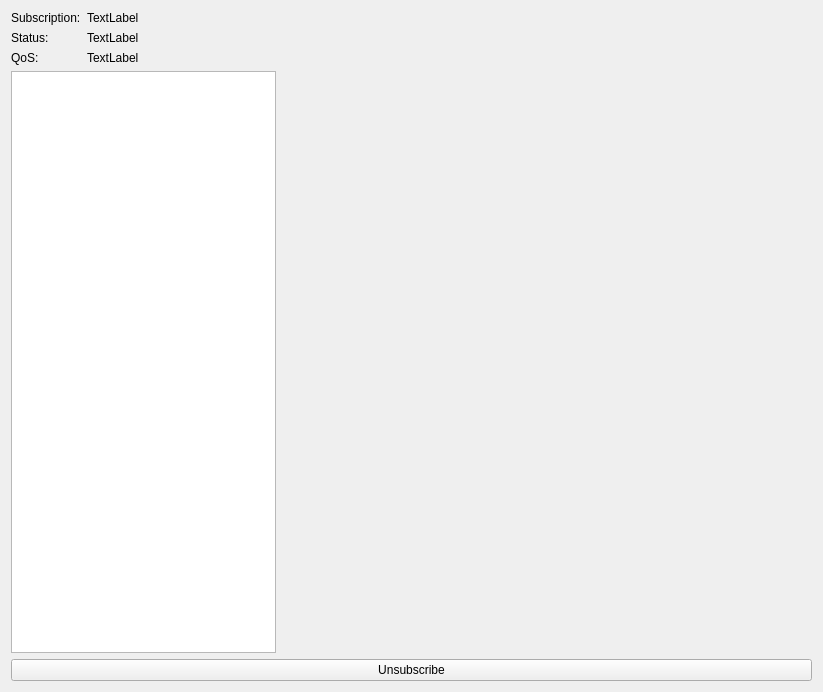
<?xml version="1.0" encoding="UTF-8"?>
<ui version="4.0">
 <class>SubscriptionWindow</class>
 <widget class="QWidget" name="SubscriptionWindow">
  <property name="geometry">
   <rect>
    <x>0</x>
    <y>0</y>
    <width>823</width>
    <height>692</height>
   </rect>
  </property>
  <property name="windowTitle">
   <string>Form</string>
  </property>
  <layout class="QVBoxLayout" name="verticalLayout_2">
   <item>
    <layout class="QFormLayout" name="formLayout">
     <item row="0" column="0">
      <widget class="QLabel" name="label">
       <property name="text">
        <string>Subscription:</string>
       </property>
      </widget>
     </item>
     <item row="0" column="1">
      <widget class="QLabel" name="labelSub">
       <property name="text">
        <string>TextLabel</string>
       </property>
      </widget>
     </item>
     <item row="1" column="0">
      <widget class="QLabel" name="label_2">
       <property name="text">
        <string>Status:</string>
       </property>
      </widget>
     </item>
     <item row="1" column="1">
      <widget class="QLabel" name="labelStatus">
       <property name="text">
        <string>TextLabel</string>
       </property>
      </widget>
     </item>
     <item row="2" column="0">
      <widget class="QLabel" name="label_3">
       <property name="text">
        <string>QoS:</string>
       </property>
      </widget>
     </item>
     <item row="2" column="1">
      <widget class="QLabel" name="labelQoS">
       <property name="text">
        <string>TextLabel</string>
       </property>
      </widget>
     </item>
    </layout>
   </item>
   <item>
    <layout class="QHBoxLayout" name="horizontalLayout" stretch="1,2">
     <item>
      <widget class="QListWidget" name="listWidget"/>
     </item>
     <item>
      <layout class="QVBoxLayout" name="verticalLayout">
       <item>
        <widget class="QCustomPlot" name="widget_V" native="true">
         <property name="minimumSize">
          <size>
           <width>100</width>
           <height>0</height>
          </size>
         </property>
        </widget>
       </item>
       <item>
        <widget class="QCustomPlot" name="widget_I" native="true"/>
       </item>
       <item>
        <widget class="QCustomPlot" name="widget_P" native="true"/>
       </item>
       <item>
        <widget class="QCustomPlot" name="widget_Freq" native="true"/>
       </item>
       <item>
        <widget class="QCustomPlot" name="widget_Ep" native="true"/>
       </item>
      </layout>
     </item>
    </layout>
   </item>
   <item>
    <widget class="QPushButton" name="pushButton">
     <property name="text">
      <string>Unsubscribe</string>
     </property>
    </widget>
   </item>
  </layout>
 </widget>
 <customwidgets>
  <customwidget>
   <class>QCustomPlot</class>
   <extends>QWidget</extends>
   <header>qcustomplot.h</header>
   <container>1</container>
  </customwidget>
 </customwidgets>
 <resources/>
 <connections/>
</ui>
